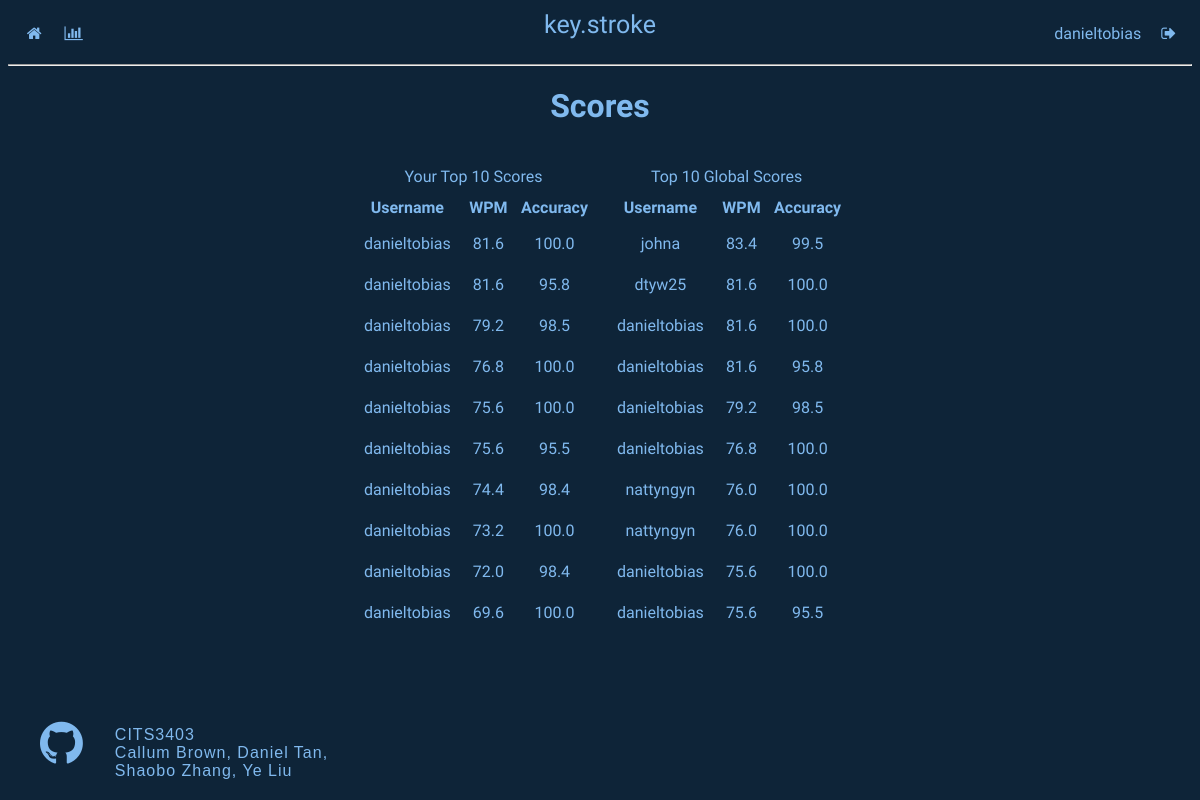
The app's page /scores (signed in), older data.
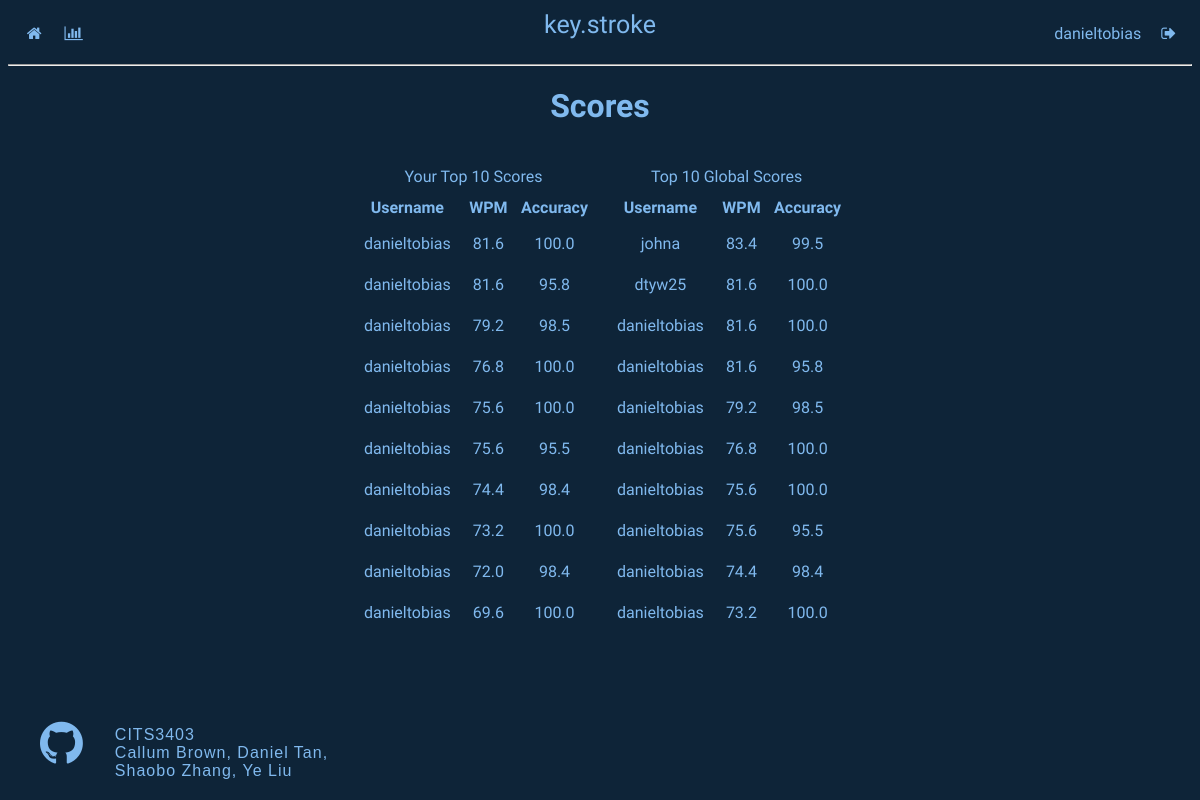
The same page, newer data.
### app/models.py (models this page shows, shortened)
class Score(db.Model):
    id = db.Column(db.Integer, primary_key=True)
    username = db.Column(db.String(64))
    score = db.Column(db.Float, index=True, nullable=True) #WPM
    accuracy = db.Column(db.Float, index=True, nullable=True) #accuracy
    user_id = db.Column(db.Integer, db.ForeignKey('user.id'))

### app/routes.py (the view)
@app.route('/scores', methods=['GET','POST'])
@login_required
def scores():
    if current_user.is_authenticated:
        user_username = current_user.username
        user_iden = current_user.id
        top10Score = Score.query.filter_by(user_id=user_iden).order_by(Score.score.desc()).limit(10).all()
        globaltop10 = Score.query.order_by(Score.score.desc()).limit(10).all()
    return render_template('scores.html', username = user_username, user_id=user_iden, myScore=top10Score, globaltop10=globaltop10)

### app/models.py (called while the page is built)
@login.user_loader
def load_user(user_id):
    return User.query.get(int(user_id))

### app/templates/scores.html (shortened to what this page needs)
{% extends "base.html" %}
{% block head %}
<link rel= "stylesheet" type= "text/css" href="{{ url_for('static',filename='stylesheets/base.css') }}">
<link rel= "stylesheet" type= "text/css" href="{{ url_for('static',filename='stylesheets/scores.css') }}">
{% endblock %}
{% block content %}
    <body>
        <h1>Scores</h1>
        <div class='container'>
            <table id='records'>
                <caption>Your Top 10 Scores</caption>
                <tr>
                    <th>Username</th>
                    <th>WPM</th>
                    <th>Accuracy</th>
                </tr>
            {% for score in myScore %}
                <tr>
                    <td>{{ score.username }}</td>
                    <td>{{ score.score  }}</td>
                    <td>{{ score.accuracy }}</td>
                </tr>
            {% endfor %}
            </table>
            <table id='global'>
                    <caption>Top 10 Global Scores</caption>
                    <tr>
                        <th>Username</th>
                        <th>WPM</th>
                        <th>Accuracy</th>
                    </tr>
                {% for score in globaltop10 %}
                    <tr>
                        <td>{{ score.username }}</td>
                        <td>{{ score.score  }}</td>
                        <td>{{ score.accuracy }}</td>
                    </tr>
                {% endfor %}
                </table>
        </div>
    </body>
{% endblock %}

Row changes from the older to the newer data that the page shows:
removed Score: username "nattyngyn", score "76.0", accuracy "100.0", shown under "Top 10 Global Scores"
removed Score: username "nattyngyn", score "76.0", accuracy "100.0", shown under "Top 10 Global Scores"
now on one of the page's lists (row unchanged): Score: username "danieltobias", score "74.4", accuracy "98.4"
now on one of the page's lists (row unchanged): Score: username "danieltobias", score "73.2", accuracy "100.0"
